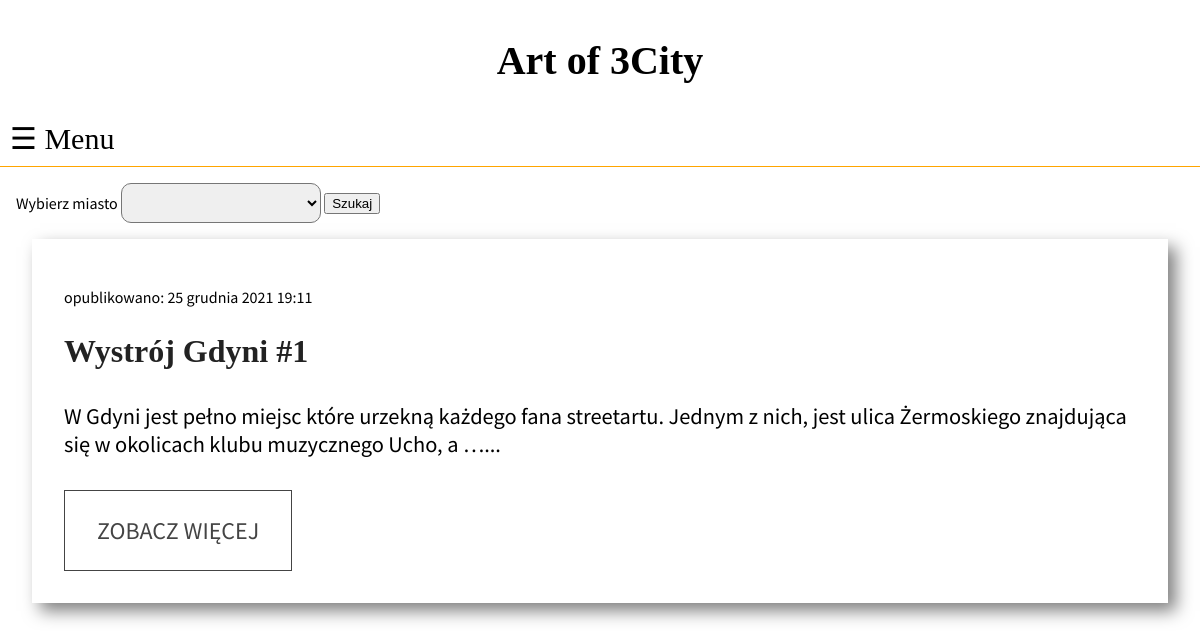
The app's page /posts/, older data.
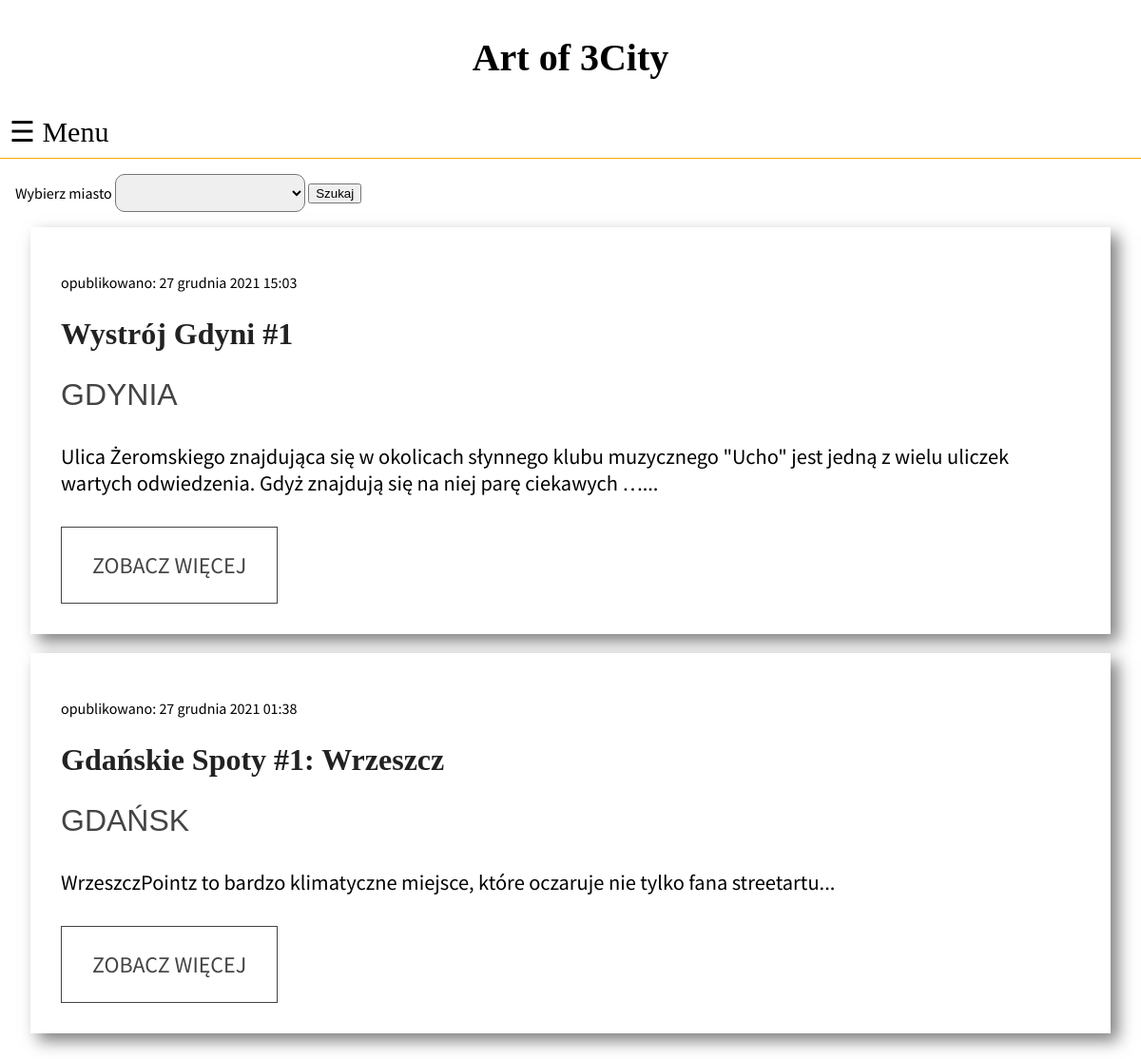
The same page, newer data.
### posts/models.py (models this page shows, shortened)
class Post(models.Model):
    title = models.CharField(max_length=32)
    content = models.TextField()
    address = models.CharField(max_length=64)
    created_date = models.DateTimeField(default=timezone.now)
    published_date = models.DateTimeField(default = timezone.now)
    author = models.ForeignKey('auth.User',on_delete=models.CASCADE)
    image = models.ImageField(upload_to='images/', blank=True, default="default.png")
    place = models.OneToOneField(Place, on_delete= models.CASCADE, primary_key=False,verbose_name="place where it is")

class Place(models.Model):
    town = models.CharField(max_length=32)
    def __str__(self):
        return f"{self.town}"

### posts/views.py (the view)
# urls.py: path("",views.index,name="index"),
def index(request):
    if request.method == "GET":
        posts = Post.objects.all()
        template = loader.get_template("posts/index.html")
        context = {
            "all_posts": reversed(list(posts)),
            "all_towns": towns
        }
        return HttpResponse(template.render(context,request))
    else:
        submit = request.POST.get("submit")
        form = PlaceForm(request.POST)
        town = form["town"].value()
        context =Post.objects.filter(place__town = town)
        return render(request,"posts/index.html",{"all_posts":context,"all_towns":towns})

### posts/templates/posts/index.html
{% extends 'posts/base.html' %}
    {% block content %}
    {% include 'posts/townFilter.html' %}
        {% for post in all_posts%}
            <section>
                <div class="cardContainer">
                    <div class="cardContent">
                         <div class="content-text">
                            <p>opublikowano: {{post.published_date}}</p>
                            <h2 class="content-title">{{post.title}}</h2>
                            <h3 class="content-subtitle">{{post.place}}</h3>
                            <p class="content-paragraph">{{post.content | truncatewords:24}}...</p>
                            <a href="{% url 'posts:details' post.id %}" class="btn">Zobacz więcej</a>
                        </div>
                    </div>
                </div>
            </section>
        {% empty %}
            <h3>Nie ma postów</h3>
        {% endfor %}
    {% endblock %}

Row changes from the older to the newer data that the page shows:
removed Post: published_date "25 grudnia 2021 19:11", title "Wystrój Gdyni #1", content "W Gdyni jest pełno miejsc które urzekną każdego fana streetartu. Jednym z nich, jest ulica Żermoskiego znajdująca się w okolicach klubu muzycznego Ucho, a …"
added Post: published_date "27 grudnia 2021 15:03", title "Wystrój Gdyni #1", place "GDYNIA", content "Ulica Żeromskiego znajdująca się w okolicach słynnego klubu muzycznego \"Ucho\" jest jedną z wielu uliczek wartych odwiedzenia. Gdyż znajdują się na niej parę ciekawych …"
added Post: published_date "27 grudnia 2021 01:38", title "Gdańskie Spoty #1: Wrzeszcz", place "GDAŃSK", content "WrzeszczPointz to bardzo klimatyczne miejsce, które oczaruje nie tylko fana streetartu"
